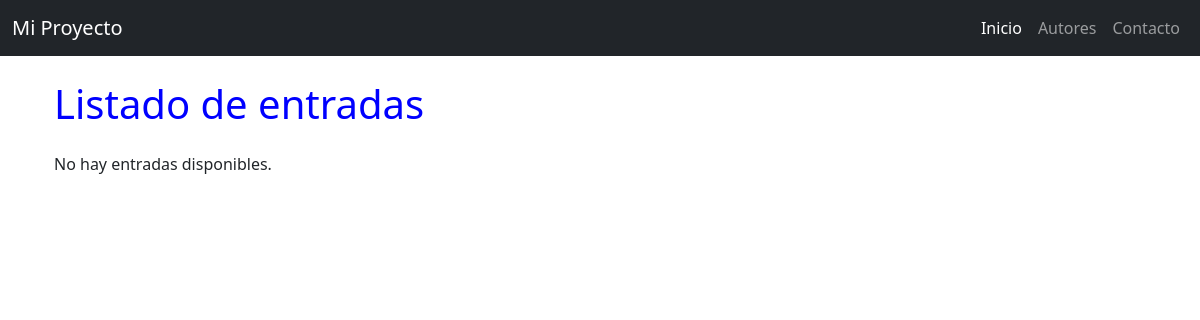
/blog/, run on an earlier commit of the app's database.
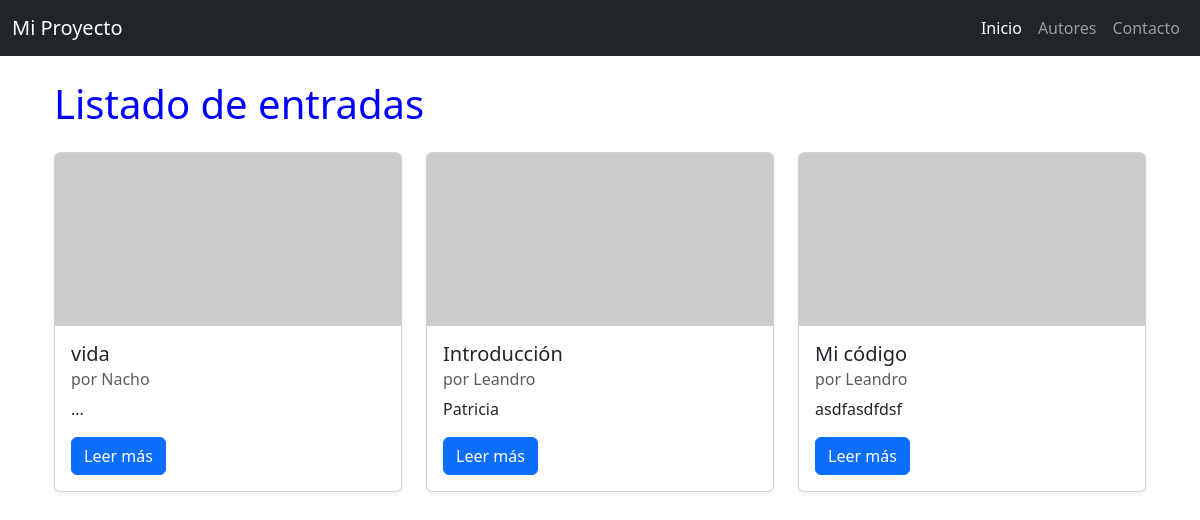
And on a later commit of the database.
### blog/models.py (models this page shows, shortened)
class Post(models.Model):
    titulo = models.CharField(max_length=200)
    autor = models.ForeignKey(Autor,on_delete=models.CASCADE)
    cuerpo = models.TextField()

class Autor(models.Model):
    nombre = models.CharField(max_length=60)
    edad = models.IntegerField(null=True, blank=True)
    email = models.EmailField(null=True, blank=True)
    def __str__(self) -> str:
        return self.nombre

### blog/views.py (the view)
# urls.py: path('', views.inicio, name='inicio'),
def inicio (request):
    entradas = Post.objects.all()
    contexto = {'entradas': entradas}
    return render(request, 'blog/inicio.html',contexto )

### blog/templates/blog/inicio.html
{% extends 'blog/base.html' %}
{% block contenido %}
<div class="container mt-4">
    <h1 class="mb-4">Listado de entradas</h1>
    <div class="row">
        {% for entrada in entradas %}
        <div class="col-md-4 mb-4">
            <div class="card h-100 shadow-sm">
                {% if entrada.imagen %}
                    <img src="{{ entrada.imagen.url }}" class="card-img-top" alt="{{ entrada.titulo }}">
                {% else %}
                    <img src="https://placehold.co/600x300?text=Sin+Imagen" class="card-img-top" alt="Sin imagen">
                {% endif %}
                <div class="card-body">
                    <h5 class="card-title">{{ entrada.titulo }}</h5>
                    <h6 class="card-subtitle mb-2 text-muted">por {{ entrada.autor }}</h6>
                    <p class="card-text">
                        {{ entrada.cuerpo|truncatewords:20 }}
                    </p>
                    <a href="{% url 'detalle_post' pk=entrada.pk %}" class="btn btn-primary">Leer más</a>
                </div>
            </div>
        </div>
        {% empty %}
        <p>No hay entradas disponibles.</p>
        {% endfor %}
    </div>
</div>
{% endblock %}

### blog/templates/blog/base.html (shortened to what this page needs)
{% load static %}
<!DOCTYPE html>
<html lang="es">
<head>
    <link rel="stylesheet" href="{% static 'css/blog.css' %}">
    <link href="https://cdn.jsdelivr.net/npm/bootstrap@5.3.8/dist/css/bootstrap.min.css" rel="stylesheet"
>
</head>
<body>
    <nav class="navbar navbar-expand-lg navbar-dark bg-dark">
        <div class="container-fluid">
            <a class="navbar-brand" href="{% url 'inicio' %}">Mi Proyecto</a>
            <div class="collapse navbar-collapse" id="navbarNav">
                <ul class="navbar-nav ms-auto">
                    <li class="nav-item">
                        <a class="nav-link active" aria-current="page" href="#inicio">Inicio</a>
                    </li>
                    <li class="nav-item">
                        <a class="nav-link" href="{% url 'autores' %}">Autores</a>
                    </li>
                    <li class="nav-item">
                        <a class="nav-link" href="#contacto">Contacto</a>
                    </li>
                </ul>
            </div>
        </div>
    </nav>
    <div class="container mt-4">
        {% block contenido %}
        {% endblock %}
    </div>
</body>
</html>

### blog/static/css/blog.css (style rules this page uses)
h1 { color: blue !important; }

What changed in the data, as far as the page shows it:
added Post: titulo "vida", autor "Nacho", cuerpo "..."
added Post: titulo "Introducción", autor "Leandro", cuerpo "Patricia"
added Post: titulo "Mi código", autor "Leandro", cuerpo "asdfasdfdsf"
Also different on the page:
text no longer shown: "No hay entradas disponibles."
